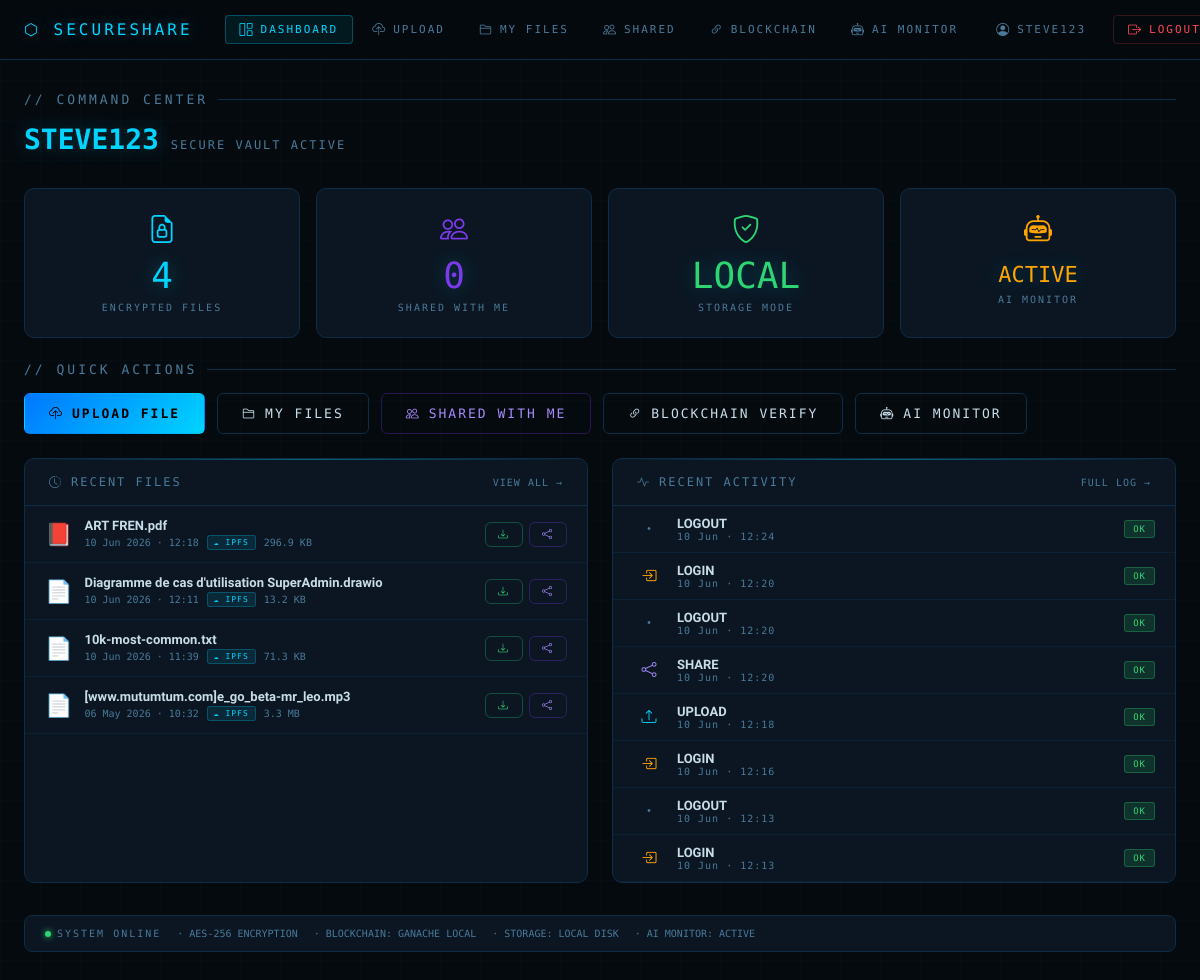
/upload/dashboard/ (signed in), run on the app's committed database.
### users/models.py (models this page shows, shortened)
class CustomUser(AbstractUser):
    email          = models.EmailField(unique=True)
    wallet_address = models.CharField(max_length=42, blank=True, null=True)

class ActivityLog(models.Model):
    user = models.ForeignKey(
        CustomUser,
        on_delete=models.CASCADE,
        null=True,
        blank=True,
    )
    action     = models.CharField(max_length=50)
    file_hash  = models.CharField(max_length=255, blank=True, null=True)
    timestamp  = models.DateTimeField(default=timezone.now)
    ip_address = models.GenericIPAddressField(blank=True, null=True)
    success    = models.BooleanField(default=True)
    details    = models.TextField(blank=True, null=True)
    class Meta:
        ordering = ['-timestamp']

### files/models.py (models this page shows, shortened)
class File(models.Model):
    owner               = models.ForeignKey(CustomUser, on_delete=models.CASCADE, related_name='owned_files')
    filename            = models.CharField(max_length=255)
    original_filename   = models.CharField(max_length=255)
    file_hash           = models.CharField(max_length=128, unique=True)
    encrypted_file_path = models.CharField(max_length=500, blank=True)
    ipfs_cid            = models.CharField(max_length=100, blank=True, null=True)
    encryption_key      = models.BinaryField()
    blockchain_tx_hash  = models.CharField(max_length=66, blank=True, null=True)
    upload_date         = models.DateTimeField(default=timezone.now)
    file_size           = models.PositiveBigIntegerField(default=0)
    download_count      = models.PositiveIntegerField(default=0)
    is_active           = models.BooleanField(default=True)
    @property
    def file_size_display(self):
        size = self.file_size
        if size == 0:
            return '—'
        for unit in ['B', 'KB', 'MB', 'GB']:
            if size < 1024:
                return f"{size:.1f} {unit}"
            size /= 1024
        return f"{size:.1f} TB"

### files/views.py (the view)
# urls.py: path('dashboard/',                      dashboard,            name='dashboard'),
@login_required
def dashboard(request):
    recent_files    = File.objects.filter(owner=request.user).order_by('-upload_date')[:6]
    total_files     = File.objects.filter(owner=request.user).count()
    shared_with_me  = FileShare.objects.filter(shared_with=request.user).count()
    recent_activity = ActivityLog.objects.filter(user=request.user).order_by('-timestamp')[:8]
    ipfs_enabled    = is_pinata_configured()
    context = {
        'recent_files':    recent_files,
        'total_files':     total_files,
        'shared_with_me':  shared_with_me,
        'recent_activity': recent_activity,
        'ipfs_enabled':    ipfs_enabled,
    }
    return render(request, 'files/dashboard.html', context)

### files/ipfs_utils.py (called while the page is built)
def is_pinata_configured() -> bool:
    return bool(
        os.getenv("PINATA_API_KEY") and os.getenv("PINATA_API_SECRET")
    )

### files/templates/files/dashboard.html (shortened to what this page needs)
{% extends 'base.html' %}
{% block content %}
<div style="margin-bottom:32px;">
    <div class="ss-section-title">// Command Center</div>
    <div style="display:flex;align-items:baseline;gap:12px;">
        <h1 style="font-family:var(--mono);font-size:28px;color:var(--accent);text-shadow:0 0 20px rgba(0,212,255,0.3);">{{ user.username|upper }}</h1>
        <span class="text-dim mono" style="font-size:12px;letter-spacing:2px;">SECURE VAULT ACTIVE</span>
    </div>
</div>
<div class="ss-grid ss-grid-4 mb-5">
    <div class="ss-stat"><span class="ss-stat-icon text-accent"><i class="bi bi-file-earmark-lock"></i></span><div class="ss-stat-value">{{ total_files }}</div><div class="ss-stat-label">Encrypted Files</div></div>
    <div class="ss-stat"><span class="ss-stat-icon" style="color:var(--accent3);"><i class="bi bi-people"></i></span><div class="ss-stat-value" style="color:var(--accent3);">{{ shared_with_me }}</div><div class="ss-stat-label">Shared With Me</div></div>
    <div class="ss-stat"><span class="ss-stat-icon" style="color:var(--success);"><i class="bi bi-shield-check"></i></span><div class="ss-stat-value" style="color:var(--success);">{% if ipfs_enabled %}IPFS{% else %}LOCAL{% endif %}</div><div class="ss-stat-label">Storage Mode</div></div>
    <div class="ss-stat"><span class="ss-stat-icon" style="color:var(--warning);"><i class="bi bi-robot"></i></span><div class="ss-stat-value" style="color:var(--warning);font-size:22px;padding-top:6px;">ACTIVE</div><div class="ss-stat-label">AI Monitor</div></div>
</div>
<div class="mb-5">
    <div class="ss-section-title">// Quick Actions</div>
    <div style="display:flex;flex-wrap:wrap;gap:12px;">
        <a href="{% url 'upload_file' %}" class="ss-btn ss-btn-primary" style="font-size:13px;padding:12px 24px;"><i class="bi bi-cloud-upload"></i> Upload File</a>
        <a href="{% url 'my_files' %}" class="ss-btn" style="font-size:13px;padding:12px 24px;"><i class="bi bi-folder2"></i> My Files</a>
        <a href="{% url 'shared_with_me' %}" class="ss-btn ss-btn-purple" style="font-size:13px;padding:12px 24px;"><i class="bi bi-people"></i> Shared With Me</a>
        <a href="{% url 'blockchain_verify' %}" class="ss-btn" style="font-size:13px;padding:12px 24px;"><i class="bi bi-link-45deg"></i> Blockchain Verify</a>
        <a href="{% url 'ai_monitor' %}" class="ss-btn" style="font-size:13px;padding:12px 24px;"><i class="bi bi-robot"></i> AI Monitor</a>
    </div>
</div>
<div class="ss-grid ss-grid-2" style="gap:24px;">
    <div class="ss-card">
        <div class="ss-card-header">
            <i class="bi bi-clock-history"></i> Recent Files
            <a href="{% url 'my_files' %}" class="text-dim mono" style="margin-left:auto;font-size:10px;text-decoration:none;letter-spacing:1px;">VIEW ALL →</a>
        </div>
        {% if recent_files %}
        <div>
            {% for file in recent_files %}
            <div style="display:flex;align-items:center;gap:12px;padding:12px 20px;border-bottom:1px solid rgba(15,45,70,0.5);">
                <span style="font-size:22px;">
                    {% with name=file.filename|lower %}
                    {% if '.pdf' in name %}📕{% elif '.png' in name or '.jpg' in name or '.jpeg' in name %}🖼️{% elif '.mp4' in name or '.mov' in name or '.avi' in name %}🎬{% elif '.doc' in name %}📝{% elif '.xls' in name %}📊{% elif '.zip' in name or '.rar' in name %}📦{% else %}📄{% endif %}
                    {% endwith %}
                </span>
                <div style="flex:1;min-width:0;">
                    <div style="font-weight:600;font-size:13px;overflow:hidden;text-overflow:ellipsis;white-space:nowrap;">{{ file.filename }}</div>
                    <div style="display:flex;align-items:center;gap:8px;margin-top:2px;">
                        <span class="mono text-dim" style="font-size:10px;">{{ file.upload_date|date:"d M Y · H:i" }}</span>
                        {% if file.ipfs_cid %}
                            <span class="ss-badge ss-badge-info" style="font-size:8px;padding:2px 6px;">☁ IPFS</span>
                        {% else %}
                            <span class="ss-badge ss-badge-gray" style="font-size:8px;padding:2px 6px;">💾 LOCAL</span>
                        {% endif %}
                        {% if file.file_size %}<span class="mono text-dim" style="font-size:10px;">{{ file.file_size_display }}</span>{% endif %}
                    </div>
                </div>
                <div style="display:flex;gap:6px;">
                    <a href="{% url 'download_file' file.id %}" class="ss-btn ss-btn-sm ss-btn-success"><i class="bi bi-download"></i></a>
                    <a href="{% url 'share_file' file.id %}" class="ss-btn ss-btn-sm ss-btn-purple"><i class="bi bi-share"></i></a>
                </div>
            </div>
            {% endfor %}
        </div>
        {% endif %}
    </div>
    <div class="ss-card">
        <div class="ss-card-header">
            <i class="bi bi-activity"></i> Recent Activity
            <a href="{% url 'ai_monitor' %}" class="text-dim mono" style="margin-left:auto;font-size:10px;text-decoration:none;letter-spacing:1px;">FULL LOG →</a>
        </div>
        {% if recent_activity %}
        <div>
            {% for log in recent_activity %}
            <div style="display:flex;align-items:center;gap:12px;padding:10px 20px;border-bottom:1px solid rgba(15,45,70,0.5);">
                <div style="width:32px;text-align:center;">
                    {% if log.action == 'upload' %}<i class="bi bi-upload" style="color:var(--accent);"></i>
                    {% elif log.action == 'download' %}<i class="bi bi-download" style="color:var(--success);"></i>
                    {% elif log.action == 'delete' %}<i class="bi bi-trash" style="color:var(--danger);"></i>
                    {% elif log.action == 'login' %}<i class="bi bi-box-arrow-in-right" style="color:var(--warning);"></i>
                    {% elif log.action == 'share' %}<i class="bi bi-share" style="color:#a78bfa;"></i>
                    {% else %}<i class="bi bi-dot text-dim"></i>{% endif %}
                </div>
                <div style="flex:1;">
                    <div style="font-size:13px;font-weight:600;">{{ log.action|upper }}</div>
                    <div class="mono text-dim" style="font-size:10px;letter-spacing:1px;">{{ log.timestamp|date:"d M · H:i" }}</div>
                </div>
                {% if log.success %}<span class="ss-badge ss-badge-success">OK</span>
                {% else %}<span class="ss-badge ss-badge-danger">FAIL</span>{% endif %}
            </div>
            {% endfor %}
        </div>
        {% else %}
        <div class="ss-card-body" style="text-align:center;padding:40px;">
            <i class="bi bi-clock" style="font-size:40px;color:var(--text-dim);display:block;margin-bottom:12px;"></i>
            <div class="text-dim mono" style="font-size:12px;letter-spacing:2px;">NO ACTIVITY YET</div>
        </div>
        {% endif %}
    </div>
</div>
<div style="margin-top:32px;padding:12px 20px;background:var(--surface);border:1px solid var(--border);border-radius:8px;display:flex;align-items:center;gap:16px;flex-wrap:wrap;">
    <div style="display:flex;align-items:center;gap:6px;">
        <span style="width:6px;height:6px;border-radius:50%;background:var(--success);box-shadow:0 0 6px var(--success);animation:pulse 2s infinite;display:inline-block;"></span>
        <span class="mono text-dim" style="font-size:10px;letter-spacing:2px;">SYSTEM ONLINE</span>
    </div>
    <span class="mono text-dim" style="font-size:10px;">· AES-256 ENCRYPTION</span>
    <span class="mono text-dim" style="font-size:10px;">· BLOCKCHAIN: GANACHE LOCAL</span>
    <span class="mono text-dim" style="font-size:10px;">· STORAGE: {% if ipfs_enabled %}IPFS / PINATA ONLINE{% else %}LOCAL DISK{% endif %}</span>
    <span class="mono text-dim" style="font-size:10px;">· AI MONITOR: ACTIVE</span>
</div>
{% endblock %}

### templates/base.html (shortened to what this page needs)
<!DOCTYPE html>
<html lang="en">
<head>
    <link href="https://cdn.jsdelivr.net/npm/bootstrap-icons@1.11.3/font/bootstrap-icons.css" rel="stylesheet">
</head>
<body>
{% if user.is_authenticated %}
<nav class="ss-nav">
    <a class="ss-brand" href="{% url 'dashboard' %}">⬡ SECURESHARE</a>
    <div class="ss-nav-links">
        <a class="ss-nav-link {% if request.resolver_match.url_name == 'dashboard' %}active{% endif %}"
           href="{% url 'dashboard' %}">
            <i class="bi bi-grid-1x2"></i> Dashboard
        </a>
        <a class="ss-nav-link {% if request.resolver_match.url_name == 'upload_file' %}active{% endif %}"
           href="{% url 'upload_file' %}">
            <i class="bi bi-cloud-upload"></i> Upload
        </a>
        <a class="ss-nav-link {% if request.resolver_match.url_name == 'my_files' %}active{% endif %}"
           href="{% url 'my_files' %}">
            <i class="bi bi-folder2"></i> My Files
        </a>
        <a class="ss-nav-link {% if request.resolver_match.url_name == 'shared_with_me' %}active{% endif %}"
           href="{% url 'shared_with_me' %}">
            <i class="bi bi-people"></i> Shared
        </a>
        <a class="ss-nav-link {% if request.resolver_match.url_name == 'blockchain_verify' %}active{% endif %}"
           href="{% url 'blockchain_verify' %}">
            <i class="bi bi-link-45deg"></i> Blockchain
        </a>
        <a class="ss-nav-link {% if request.resolver_match.url_name == 'ai_monitor' %}active{% endif %}"
           href="{% url 'ai_monitor' %}">
            <i class="bi bi-robot"></i> AI Monitor
        </a>
    </div>
    <div class="ss-nav-user">
        <a class="ss-nav-link {% if request.resolver_match.url_name == 'profile' %}active{% endif %}"
           href="{% url 'profile' %}" style="color:var(--text-dim);">
            <i class="bi bi-person-circle"></i> {{ user.username }}
        </a>
        <a class="ss-nav-link ss-logout" href="{% url 'logout' %}">
            <i class="bi bi-box-arrow-right"></i> Logout
        </a>
    </div>
</nav>
{% endif %}
<div class="ss-content">
    {% block content %}{% endblock %}
</div>
</body>
</html>

### data on the page
CustomUser: username "STEVE123"
File: filename "ART FREN.pdf", upload_date "10 Jun 2026 · 12:18", shows "☁ IPFS", file_size_display "296.9 KB"
File: filename "Diagramme de cas d'utilisation SuperAdmin.drawio", upload_date "10 Jun 2026 · 12:11", shows "☁ IPFS", file_size_display "13.2 KB"
File: filename "10k-most-common.txt", upload_date "10 Jun 2026 · 11:39", shows "☁ IPFS", file_size_display "71.3 KB"
File: filename "[www.mutumtum.com]e_go_beta-mr_leo.mp3", upload_date "06 May 2026 · 10:32", shows "☁ IPFS", file_size_display "3.3 MB"
ActivityLog: action "LOGOUT", timestamp "10 Jun · 12:24", success "OK"
ActivityLog: action "LOGIN", timestamp "10 Jun · 12:20", success "OK"
ActivityLog: action "LOGOUT", timestamp "10 Jun · 12:20", success "OK"
ActivityLog: action "SHARE", timestamp "10 Jun · 12:20", success "OK"
ActivityLog: action "UPLOAD", timestamp "10 Jun · 12:18", success "OK"
ActivityLog: action "LOGIN", timestamp "10 Jun · 12:16", success "OK"
ActivityLog: action "LOGOUT", timestamp "10 Jun · 12:13", success "OK"
ActivityLog: action "LOGIN", timestamp "10 Jun · 12:13", success "OK"

### other printed values
{{ total_files }} "4"
{{ shared_with_me }} "0"
